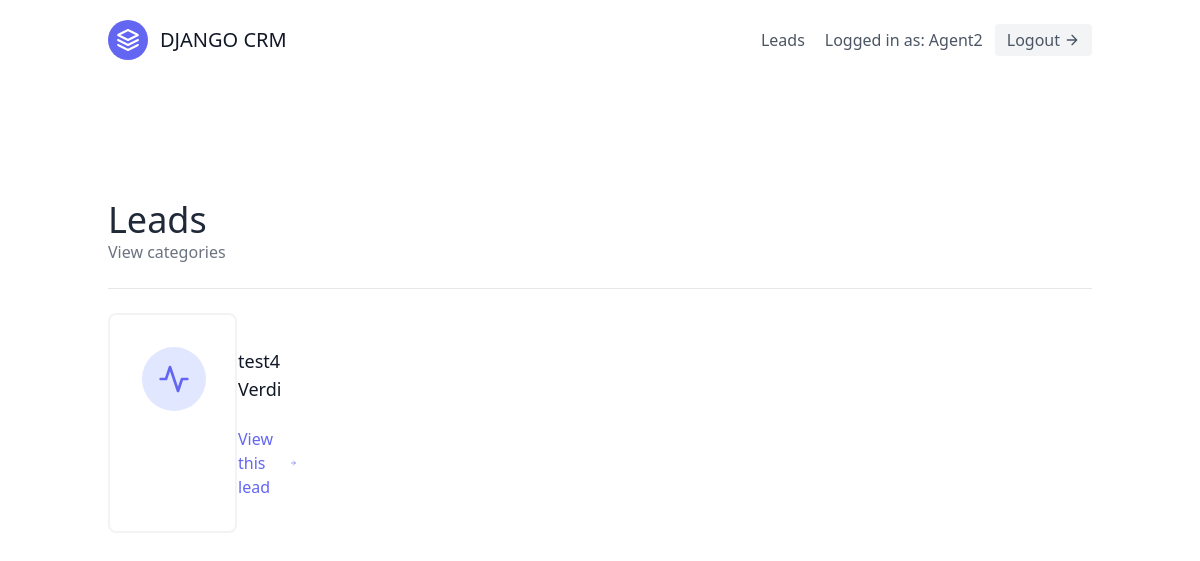
Screenshot of /leads/ (signed in) with the database file from the repository.
### leads/models.py (models this page shows, shortened)
class User(AbstractUser):
  is_organisor = models.BooleanField(default=True)
  is_agent = models.BooleanField(default=False)

class Lead(models.Model):
  first_name = models.CharField(max_length=20)
  last_name = models.CharField(max_length=20)
  age = models.IntegerField(default=0)
  organisation = models.ForeignKey(UserProfile, on_delete=models.CASCADE)
  agent = models.ForeignKey(Agent, null=True, blank=True, on_delete=models.SET_NULL)
  category = models.ForeignKey("Category", related_name="leads", on_delete=models.SET_NULL, blank=True, null=True)
  description = models.TextField()
  date_added = models.DateTimeField(auto_now_add=True)
  phone_number = models.CharField(max_length=20)
  email = models.EmailField()

### leads/views.py (the view, shortened to what this page needs)
# urls.py: path('', LeadListView.as_view(), name='lead-list'),
class LeadListView(LoginRequiredMixin, generic.ListView):
  template_name = "leads/lead_list.html"
  context_object_name = "leads"
  def get_queryset(self):
    user = self.request.user
    if user.is_organisor:
      queryset = Lead.objects.filter(
          organisation=user.userprofile,
          agent__isnull=False
        )
    else:
      queryset = Lead.objects.filter(
          organisation=user.agent.organisation,
          agent__isnull=False
        )
      queryset = queryset.filter(agent__user=user)
    return queryset
  def get_context_data(self, **kwargs):
    user = self.request.user
    context = super(LeadListView, self).get_context_data(**kwargs)
    return context

### leads/templates/leads/lead_list.html (shortened to what this page needs)
{% extends 'base.html' %}
{% block content %}
<section class="text-gray-600 body-font">
  <div class="container px-5 py-24 mx-auto flex flex-wrap">
  <div class = 'w-full mb-6 py-6 flex justify-between items-center border-b border-gray-200'>
    <div>
      <h1 class = 'text-4xl text-gray-800'>Leads</h1>
      <a class = 'text-gray-500 hover:text-blue-500' href="{% url 'leads:category-list' %}">
        View categories
      </a>
    </div>
  </div>
    <div class="flex flex-wrap -m-4">
      {% for lead in leads %}
        <div class="p-4 lg:w-1/2 md:w-full">
          <div class="flex border-2 rounded-lg border-gray-200 border-opacity-50 p-8 sm:flex-row flex-col">
            <div class="w-16 h-16 sm:mr-8 sm:mb-0 mb-4 inline-flex items-center justify-center rounded-full bg-indigo-100 text-indigo-500 flex-shrink-0">
              <svg fill="none" stroke="currentColor" stroke-linecap="round" stroke-linejoin="round" stroke-width="2" class="w-8 h-8" viewBox="0 0 24 24">
                <path d="M22 12h-4l-3 9L9 3l-3 9H2"></path>
              </svg>
            </div>
            <div class="flex-grow">
              <h2 class="text-gray-900 text-lg title-font font-medium mb-3">
                {{ lead.first_name }} {{ lead.last_name }}
              </h2>
              <a href="{% url 'leads:lead-detail' lead.pk %}" class="mt-3 text-indigo-500 inline-flex items-center">
                View this lead
                <svg fill="none" stroke="currentColor" stroke-linecap="round" stroke-linejoin="round" stroke-width="2" class="w-4 h-4 ml-2" viewBox="0 0 24 24">
                  <path d="M5 12h14M12 5l7 7-7 7"></path>
                </svg>
              </a>
            </div>
          </div>
        </div>
      {% endfor %}
    </div>
  </div>
</section>
{% endblock content %}

### templates/navbar.html (shortened to what this page needs)
<header class="text-gray-600 body-font">
  <div class="container mx-auto flex flex-wrap p-5 flex-col md:flex-row items-center">
    <a href="{% url 'landing-page' %}" class="flex title-font font-medium items-center text-gray-900 mb-4 md:mb-0">
      <svg xmlns="http://www.w3.org/2000/svg" fill="none" stroke="currentColor" stroke-linecap="round" stroke-linejoin="round" stroke-width="2" class="w-10 h-10 text-white p-2 bg-indigo-500 rounded-full" viewBox="0 0 24 24">
        <path d="M12 2L2 7l10 5 10-5-10-5zM2 17l10 5 10-5M2 12l10 5 10-5"></path>
      </svg>
      <span class="ml-3 text-xl">DJANGO CRM</span>
    </a>
    <nav class="md:ml-auto flex flex-wrap items-center text-base justify-center">
      {% if not request.user.is_authenticated %}
        <a href="{% url 'signup' %}" class="mr-5 hover:text-gray-900">Signup</a>
      {% else %}
        <a href="{% url 'leads:lead-list' %}" class="mr-5 hover:text-gray-900">Leads</a>
      {% endif %}
    </nav>
    {% if request.user.is_authenticated %}
      Logged in as: {{ request.user.username }}
      <a href="{% url 'logout' %}" class="ml-3 inline-flex items-center bg-gray-100 border-0 py-1 px-3 focus:outline-none hover:bg-gray-200 rounded text-base mt-4 md:mt-0">
        Logout
        <svg fill="none" stroke="currentColor" stroke-linecap="round" stroke-linejoin="round" stroke-width="2" class="w-4 h-4 ml-1" viewBox="0 0 24 24">
          <path d="M5 12h14M12 5l7 7-7 7"></path>
        </svg>
      </a>
    {% endif %}
  </div>
</header>

### rows the page displays
User: user.username "Agent2"
Lead: first_name "test4", last_name "Verdi"
